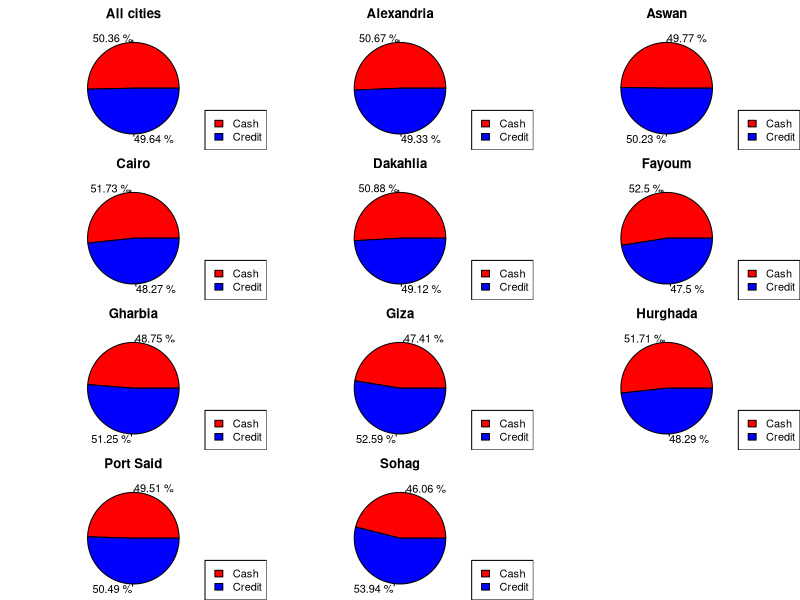

This figure's R source:
# Changes and sets working directory
dir<-getwd()
dir<-gsub("R-Scripts","",dir)
setwd(dir)

# defines layout for panel
par(mfrow=c(4,3))


# loads given data set
df<-read.csv("Datasets/all_cities.csv")

# displays pie chart of payment totals per city
cities<- sort(unique(df$city))

totals<-c(sum(df$total[ tolower(df$paymentType) == "cash"]),sum(df$total[ tolower(df$paymentType) == "credit"]))
par(mar=c(0,0,2,0))
payment<-c("Cash","Credit")

chart<- pie(totals, paste(round(totals/sum(totals)*100,2),"%"),main="All cities",col = c("red","blue"))

legend("bottomright",payment,fill = c("red","blue"))

for (citiy in cities) {
  by_city<-df[df$city==citiy,]
  totals<-c(sum(by_city$total[ tolower(by_city$paymentType) == "cash"]),sum(by_city$total[ tolower(by_city$paymentType) == "credit"]))
  payment<-c("Cash","Credit")
  par(mar=c(0,0,2,0))
  chart<- pie(totals, paste(round(totals/sum(totals)*100,2),"%"),main=citiy,col = c("red","blue"))
  legend("bottomright",payment,fill = c("red","blue"))
}

